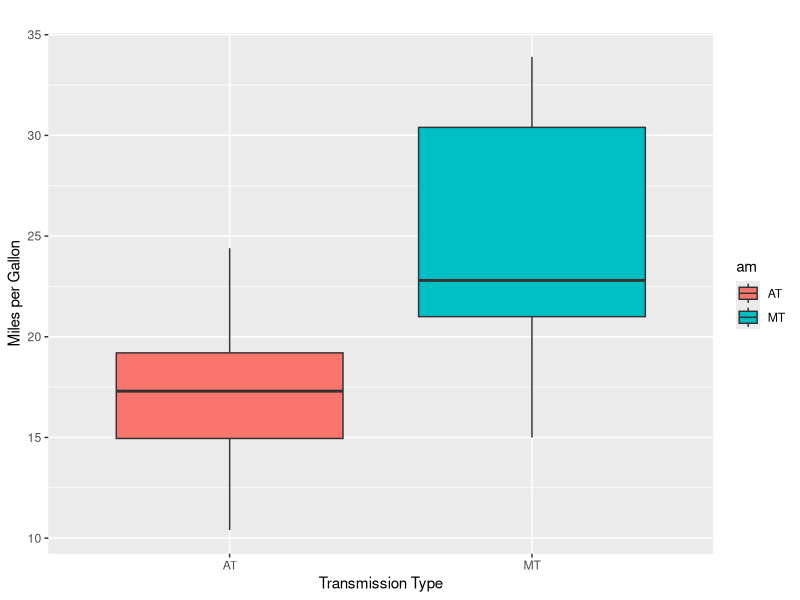
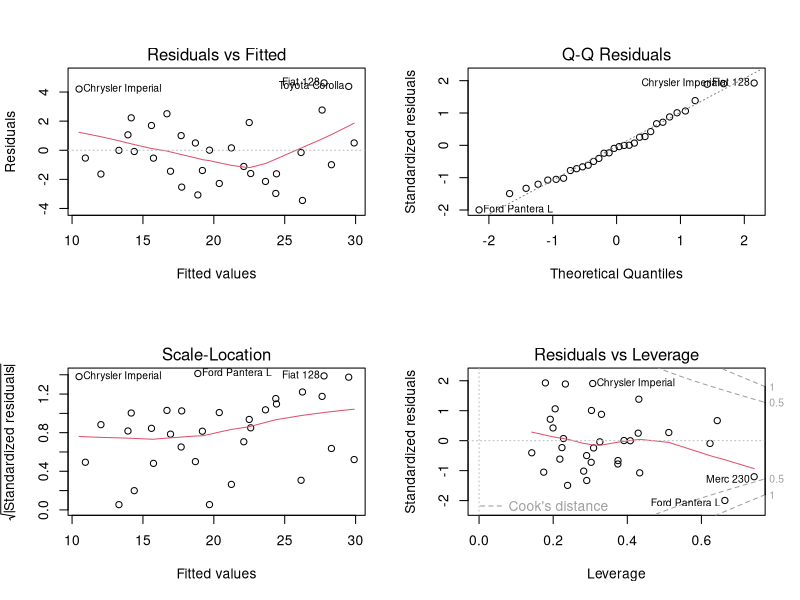

Write R code to recreate these figures, in order.
## ---- chunk 1
library(ggplot2)
data("mtcars")

head(mtcars)
## ---- chunk 2
mtcars$am<-as.factor(mtcars$am)
levels(mtcars$am)<-c("AT", "MT")

aggregate(mpg~am, data=mtcars, mean)

ggplot(mtcars, aes(y = mpg, x = am, fill = am))+
      geom_boxplot()+
      labs( x = "Transmission Type", y = "Miles per Gallon", title = "")
## ---- chunk 3
auto_Data<-mtcars[mtcars$am == "AT",]
mannual_Data<-mtcars[mtcars$am == "MT",]
t.test(auto_Data$mpg, mannual_Data$mpg, paired = F, conf.level = 0.95)
## ---- chunk 4
Reg_1 <- lm(mpg~am, mtcars)
summary(Reg_1)
## ---- chunk 5
Reg_2 <- lm(mpg~am + wt, mtcars)
summary(Reg_2)
## ---- chunk 6
Reg_3 <- lm(mpg~am+ wt+ factor(cyl), mtcars)
summary(Reg_3)
## ---- chunk 7
Reg_All <- lm(mpg~., mtcars)

summary(Reg_All)
## ---- chunk 8
par(mfrow = c(2,2))
plot(Reg_All)
